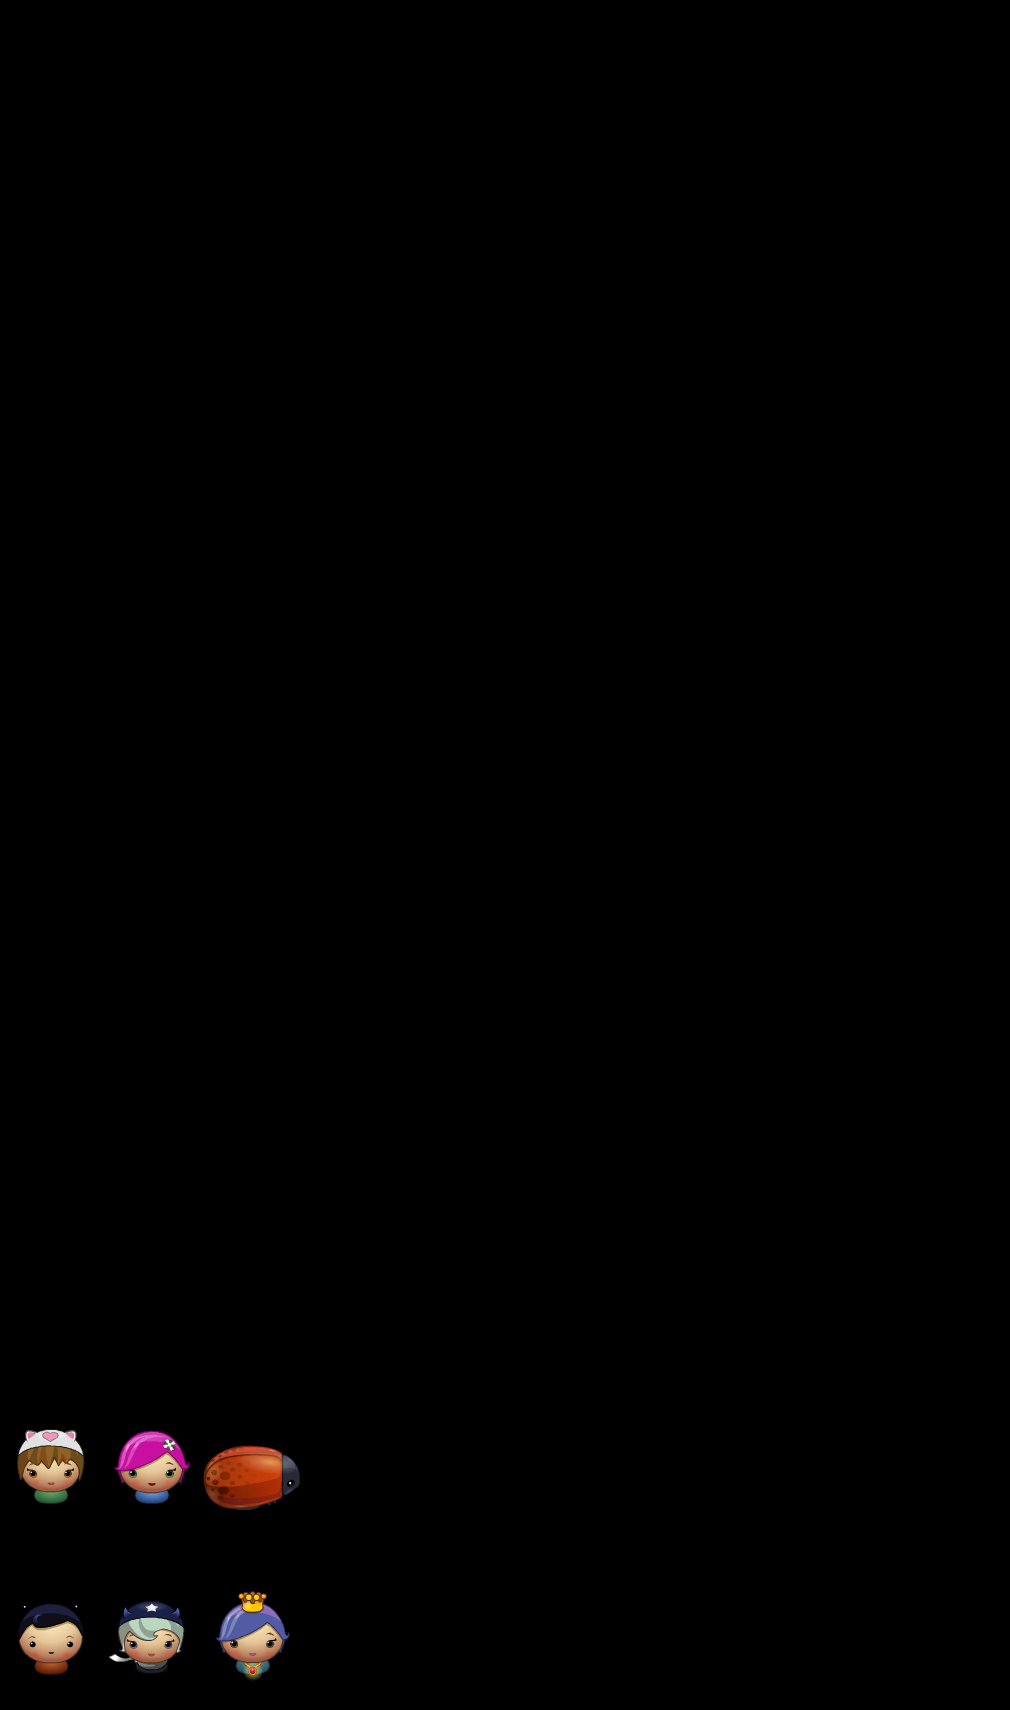

A level layout from a 2D game, rendered from its tile map. Below: a short description, then the map file with tile-grid data replaced by summaries:
An orthogonal 10x10 tile map with 101x171 px tiles, 1 tile layer (块层 1).

<map version="1.0" orientation="orthogonal" width="10" height="10" tilewidth="101" tileheight="171">
 <tileset firstgid="1" name="ortho_test1" tilewidth="101" tileheight="171" spacing="2" margin="2">
  <image source="ortho_test1.png" width="1024" height="1024" />
 </tileset>
 <layer name="块层 1" width="10" height="10">
  <data>[100 cells, 6 non-empty, 6 distinct tile ids]</data>
 </layer>
</map>
